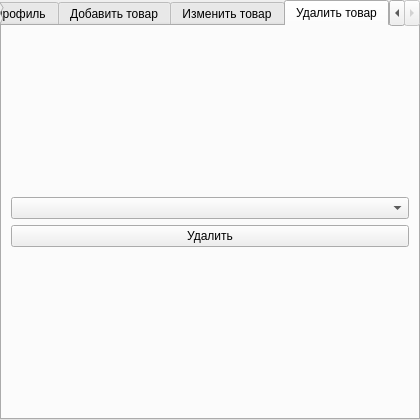
<?xml version="1.0" encoding="UTF-8"?>
<ui version="4.0">
 <class>SellerDialog</class>
 <widget class="QDialog" name="SellerDialog">
  <property name="geometry">
   <rect>
    <x>0</x>
    <y>0</y>
    <width>420</width>
    <height>420</height>
   </rect>
  </property>
  <property name="windowTitle">
   <string>Dialog</string>
  </property>
  <layout class="QGridLayout" name="gridLayout">
   <property name="leftMargin">
    <number>0</number>
   </property>
   <property name="topMargin">
    <number>0</number>
   </property>
   <property name="rightMargin">
    <number>0</number>
   </property>
   <property name="bottomMargin">
    <number>0</number>
   </property>
   <item row="0" column="0">
    <widget class="QTabWidget" name="tabWidget">
     <property name="currentIndex">
      <number>3</number>
     </property>
     <widget class="QWidget" name="tab">
      <attribute name="title">
       <string>Мой профиль</string>
      </attribute>
      <layout class="QGridLayout" name="gridLayout_5">
       <item row="2" column="2">
        <widget class="QPushButton" name="pushButton_catalog">
         <property name="text">
          <string>Мой каталог</string>
         </property>
        </widget>
       </item>
       <item row="2" column="0" colspan="2">
        <widget class="QLabel" name="label_amount">
         <property name="text">
          <string>TextLabel</string>
         </property>
        </widget>
       </item>
       <item row="1" column="0" colspan="3">
        <widget class="QLabel" name="label_date">
         <property name="sizePolicy">
          <sizepolicy hsizetype="Preferred" vsizetype="Fixed">
           <horstretch>0</horstretch>
           <verstretch>0</verstretch>
          </sizepolicy>
         </property>
         <property name="minimumSize">
          <size>
           <width>0</width>
           <height>21</height>
          </size>
         </property>
         <property name="text">
          <string>TextLabel</string>
         </property>
        </widget>
       </item>
       <item row="0" column="2">
        <widget class="QPushButton" name="pushButton_name">
         <property name="text">
          <string>Изменить имя</string>
         </property>
        </widget>
       </item>
       <item row="0" column="0" colspan="2">
        <widget class="QLabel" name="label_myname">
         <property name="text">
          <string>TextLabel</string>
         </property>
        </widget>
       </item>
       <item row="4" column="2">
        <widget class="QPushButton" name="pushButton_exit">
         <property name="text">
          <string>Выйти из аккаунта</string>
         </property>
        </widget>
       </item>
       <item row="3" column="0" colspan="2">
        <widget class="QLabel" name="label_review">
         <property name="sizePolicy">
          <sizepolicy hsizetype="Preferred" vsizetype="Fixed">
           <horstretch>0</horstretch>
           <verstretch>0</verstretch>
          </sizepolicy>
         </property>
         <property name="minimumSize">
          <size>
           <width>0</width>
           <height>21</height>
          </size>
         </property>
         <property name="text">
          <string>TextLabel</string>
         </property>
        </widget>
       </item>
      </layout>
     </widget>
     <widget class="QWidget" name="tab_add">
      <attribute name="title">
       <string>Добавить товар</string>
      </attribute>
      <layout class="QGridLayout" name="gridLayout_2">
       <item row="1" column="1">
        <widget class="QSpinBox" name="spinBox_price">
         <property name="minimum">
          <number>1</number>
         </property>
         <property name="maximum">
          <number>9999999</number>
         </property>
        </widget>
       </item>
       <item row="6" column="1">
        <widget class="QCheckBox" name="checkBox_col">
         <property name="text">
          <string>Другой</string>
         </property>
        </widget>
       </item>
       <item row="2" column="0">
        <widget class="QLabel" name="label_mtrl">
         <property name="text">
          <string>Материал:</string>
         </property>
        </widget>
       </item>
       <item row="8" column="0">
        <widget class="QLabel" name="label_descr">
         <property name="text">
          <string>Описание:</string>
         </property>
        </widget>
       </item>
       <item row="9" column="0" colspan="2">
        <layout class="QHBoxLayout" name="horizontalLayout">
         <item>
          <widget class="QPushButton" name="pushButton_ok">
           <property name="text">
            <string>Добавить в каталог</string>
           </property>
          </widget>
         </item>
         <item>
          <widget class="QPushButton" name="pushButton_clear">
           <property name="text">
            <string>Стереть все</string>
           </property>
          </widget>
         </item>
        </layout>
       </item>
       <item row="8" column="1">
        <widget class="QTextEdit" name="textEdit_descr"/>
       </item>
       <item row="5" column="0">
        <widget class="QLabel" name="label_col">
         <property name="text">
          <string>Цвет:</string>
         </property>
        </widget>
       </item>
       <item row="3" column="1">
        <widget class="QCheckBox" name="checkBox_mtrl">
         <property name="text">
          <string>Другой</string>
         </property>
        </widget>
       </item>
       <item row="0" column="0">
        <widget class="QLabel" name="label_name">
         <property name="text">
          <string>Название:</string>
         </property>
        </widget>
       </item>
       <item row="4" column="1">
        <widget class="QLineEdit" name="lineEdit_mtrl">
         <property name="maxLength">
          <number>128</number>
         </property>
        </widget>
       </item>
       <item row="7" column="1">
        <widget class="QLineEdit" name="lineEdit_col">
         <property name="maxLength">
          <number>128</number>
         </property>
        </widget>
       </item>
       <item row="2" column="1">
        <widget class="QComboBox" name="comboBox_mtrl"/>
       </item>
       <item row="1" column="0">
        <widget class="QLabel" name="label_price">
         <property name="text">
          <string>Цена:</string>
         </property>
        </widget>
       </item>
       <item row="0" column="1">
        <widget class="QLineEdit" name="lineEdit_name">
         <property name="maxLength">
          <number>128</number>
         </property>
        </widget>
       </item>
       <item row="5" column="1">
        <widget class="QComboBox" name="comboBox_col"/>
       </item>
      </layout>
     </widget>
     <widget class="QWidget" name="tab_update">
      <attribute name="title">
       <string>Изменить товар</string>
      </attribute>
      <layout class="QGridLayout" name="gridLayout_3">
       <item row="3" column="1">
        <widget class="QComboBox" name="comboBox_mtrl_u"/>
       </item>
       <item row="9" column="0">
        <widget class="QLabel" name="label_descr_u">
         <property name="text">
          <string>Описание:</string>
         </property>
        </widget>
       </item>
       <item row="1" column="1">
        <widget class="QLineEdit" name="lineEdit_name_u">
         <property name="maxLength">
          <number>128</number>
         </property>
        </widget>
       </item>
       <item row="10" column="0" colspan="2">
        <layout class="QHBoxLayout" name="horizontalLayout_u">
         <item>
          <widget class="QPushButton" name="pushButton_ok_u">
           <property name="text">
            <string>Сохранить изменения</string>
           </property>
          </widget>
         </item>
         <item>
          <widget class="QPushButton" name="pushButton_clear_u">
           <property name="text">
            <string>Стереть все</string>
           </property>
          </widget>
         </item>
        </layout>
       </item>
       <item row="4" column="1">
        <widget class="QCheckBox" name="checkBox_mtrl_u">
         <property name="text">
          <string>Другой</string>
         </property>
        </widget>
       </item>
       <item row="5" column="1">
        <widget class="QLineEdit" name="lineEdit_mtrl_u">
         <property name="maxLength">
          <number>128</number>
         </property>
        </widget>
       </item>
       <item row="7" column="1">
        <widget class="QCheckBox" name="checkBox_col_u">
         <property name="text">
          <string>Другой</string>
         </property>
        </widget>
       </item>
       <item row="1" column="0">
        <widget class="QLabel" name="label_name_u">
         <property name="text">
          <string>Название:</string>
         </property>
        </widget>
       </item>
       <item row="9" column="1">
        <widget class="QTextEdit" name="textEdit_descr_u"/>
       </item>
       <item row="2" column="0">
        <widget class="QLabel" name="label_price_u">
         <property name="text">
          <string>Цена:</string>
         </property>
        </widget>
       </item>
       <item row="8" column="1">
        <widget class="QLineEdit" name="lineEdit_col_u">
         <property name="maxLength">
          <number>128</number>
         </property>
        </widget>
       </item>
       <item row="3" column="0">
        <widget class="QLabel" name="label_mtrl_u">
         <property name="text">
          <string>Материал:</string>
         </property>
        </widget>
       </item>
       <item row="6" column="0">
        <widget class="QLabel" name="label_col_u">
         <property name="text">
          <string>Цвет:</string>
         </property>
        </widget>
       </item>
       <item row="6" column="1">
        <widget class="QComboBox" name="comboBox_col_u"/>
       </item>
       <item row="2" column="1">
        <widget class="QSpinBox" name="spinBox_price_u">
         <property name="minimum">
          <number>1</number>
         </property>
         <property name="maximum">
          <number>9999999</number>
         </property>
        </widget>
       </item>
       <item row="0" column="1">
        <widget class="QComboBox" name="comboBox_product_u">
         <item>
          <property name="text">
           <string>Выберите товар</string>
          </property>
         </item>
        </widget>
       </item>
      </layout>
     </widget>
     <widget class="QWidget" name="tab_delete">
      <attribute name="title">
       <string>Удалить товар</string>
      </attribute>
      <layout class="QGridLayout" name="gridLayout_4">
       <item row="2" column="0">
        <widget class="QPushButton" name="pushButton_ok_d">
         <property name="text">
          <string>Удалить</string>
         </property>
        </widget>
       </item>
       <item row="3" column="0">
        <spacer name="verticalSpacer">
         <property name="orientation">
          <enum>Qt::Vertical</enum>
         </property>
         <property name="sizeHint" stdset="0">
          <size>
           <width>20</width>
           <height>40</height>
          </size>
         </property>
        </spacer>
       </item>
       <item row="1" column="0">
        <widget class="QComboBox" name="comboBox_product_d"/>
       </item>
       <item row="0" column="0">
        <spacer name="verticalSpacer_2">
         <property name="orientation">
          <enum>Qt::Vertical</enum>
         </property>
         <property name="sizeHint" stdset="0">
          <size>
           <width>20</width>
           <height>40</height>
          </size>
         </property>
        </spacer>
       </item>
      </layout>
     </widget>
    </widget>
   </item>
  </layout>
 </widget>
 <tabstops>
  <tabstop>tabWidget</tabstop>
  <tabstop>pushButton_name</tabstop>
  <tabstop>pushButton_catalog</tabstop>
  <tabstop>pushButton_exit</tabstop>
  <tabstop>lineEdit_name</tabstop>
  <tabstop>spinBox_price</tabstop>
  <tabstop>comboBox_mtrl</tabstop>
  <tabstop>checkBox_mtrl</tabstop>
  <tabstop>lineEdit_mtrl</tabstop>
  <tabstop>comboBox_col</tabstop>
  <tabstop>checkBox_col</tabstop>
  <tabstop>lineEdit_col</tabstop>
  <tabstop>textEdit_descr</tabstop>
  <tabstop>pushButton_ok</tabstop>
  <tabstop>pushButton_clear</tabstop>
  <tabstop>comboBox_product_u</tabstop>
  <tabstop>lineEdit_name_u</tabstop>
  <tabstop>spinBox_price_u</tabstop>
  <tabstop>comboBox_mtrl_u</tabstop>
  <tabstop>checkBox_mtrl_u</tabstop>
  <tabstop>lineEdit_mtrl_u</tabstop>
  <tabstop>comboBox_col_u</tabstop>
  <tabstop>checkBox_col_u</tabstop>
  <tabstop>lineEdit_col_u</tabstop>
  <tabstop>textEdit_descr_u</tabstop>
  <tabstop>pushButton_ok_u</tabstop>
  <tabstop>pushButton_clear_u</tabstop>
  <tabstop>comboBox_product_d</tabstop>
  <tabstop>pushButton_ok_d</tabstop>
 </tabstops>
 <resources/>
 <connections/>
</ui>
